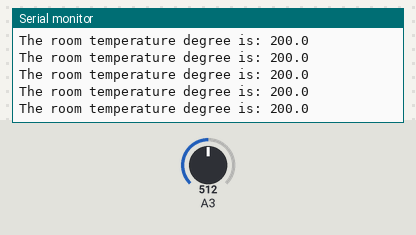
This sketch was run on a simulated Arduino Uno, built with avr-gcc and run on an emulated ATmega328P. On the bench: the last lines printed to the serial monitor. The test bench sets the inputs (shaded band); at power-on: A3 = 512.

Above: at 1.2 s.
1.3 s: A3 set to 716
At 1.4 s:
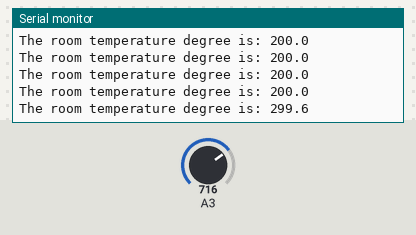
4.3 s: A3 set to 900
At 4.32 s:
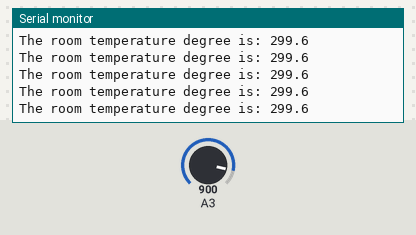
Timing chart, 0 to 7.3 s (numbered marks = the images above; inputs shaded):
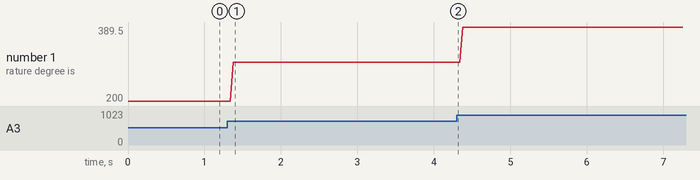

The sketch:

classwork-02-01.ino
```cpp
void setup() { Serial.begin(9600); }

void loop() {
    double temperature;
    double sensor_value = analogRead(A3);

    temperature = ((sensor_value * 5) / 1024 - 0.5) * 100;

    Serial.print("The room temperature degree is: ");
    Serial.print(temperature, 1);
    Serial.println();

    delay(1);
}
```

Measured:
- after the input at 1.3 s, the serial monitor: prints a new line after 0.08 s (image 1)
- plotted number 1: 200 → 299.6 after the input at 1.3 s, 299.6 → 389 after the input at 4.3 s
